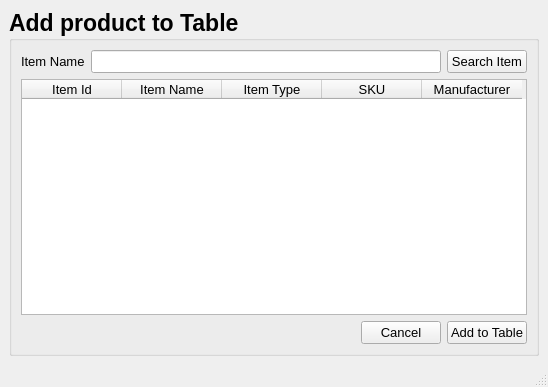
<?xml version="1.0" encoding="UTF-8"?>
<ui version="4.0">
 <class>MainWindow</class>
 <widget class="QMainWindow" name="MainWindow">
  <property name="geometry">
   <rect>
    <x>0</x>
    <y>0</y>
    <width>548</width>
    <height>387</height>
   </rect>
  </property>
  <property name="windowTitle">
   <string>MainWindow</string>
  </property>
  <widget class="QWidget" name="centralwidget">
   <layout class="QGridLayout" name="gridLayout">
    <item row="0" column="0">
     <widget class="QGroupBox" name="groupBox">
      <property name="font">
       <font>
        <family>Arial</family>
        <pointsize>17</pointsize>
        <weight>75</weight>
        <bold>true</bold>
       </font>
      </property>
      <property name="title">
       <string>Add product to Table</string>
      </property>
      <layout class="QGridLayout" name="gridLayout_2" columnstretch="0,1,1,0,0">
       <item row="0" column="4">
        <widget class="QPushButton" name="searchItemBtn">
         <property name="font">
          <font>
           <pointsize>10</pointsize>
           <weight>50</weight>
           <bold>false</bold>
          </font>
         </property>
         <property name="text">
          <string>Search Item</string>
         </property>
        </widget>
       </item>
       <item row="0" column="0">
        <widget class="QLabel" name="label">
         <property name="font">
          <font>
           <pointsize>10</pointsize>
           <weight>50</weight>
           <bold>false</bold>
          </font>
         </property>
         <property name="text">
          <string>Item Name</string>
         </property>
        </widget>
       </item>
       <item row="2" column="0" colspan="3">
        <spacer name="horizontalSpacer">
         <property name="orientation">
          <enum>Qt::Horizontal</enum>
         </property>
         <property name="sizeHint" stdset="0">
          <size>
           <width>40</width>
           <height>20</height>
          </size>
         </property>
        </spacer>
       </item>
       <item row="1" column="0" colspan="5">
        <widget class="QTableWidget" name="itemListTable">
         <property name="font">
          <font>
           <pointsize>10</pointsize>
           <weight>50</weight>
           <bold>false</bold>
          </font>
         </property>
         <column>
          <property name="text">
           <string>Item Id</string>
          </property>
         </column>
         <column>
          <property name="text">
           <string>Item Name</string>
          </property>
         </column>
         <column>
          <property name="text">
           <string>Item Type</string>
          </property>
         </column>
         <column>
          <property name="text">
           <string>SKU</string>
          </property>
         </column>
         <column>
          <property name="text">
           <string>Manufacturer</string>
          </property>
         </column>
        </widget>
       </item>
       <item row="2" column="4">
        <widget class="QPushButton" name="AddToTableBtn">
         <property name="font">
          <font>
           <pointsize>10</pointsize>
           <weight>50</weight>
           <bold>false</bold>
          </font>
         </property>
         <property name="text">
          <string>Add to Table</string>
         </property>
        </widget>
       </item>
       <item row="2" column="3">
        <widget class="QPushButton" name="itemSearchCancel">
         <property name="font">
          <font>
           <pointsize>10</pointsize>
           <weight>50</weight>
           <bold>false</bold>
          </font>
         </property>
         <property name="text">
          <string>Cancel</string>
         </property>
        </widget>
       </item>
       <item row="0" column="1" colspan="3">
        <widget class="QLineEdit" name="searchItemEdit">
         <property name="font">
          <font>
           <pointsize>10</pointsize>
           <weight>50</weight>
           <bold>false</bold>
          </font>
         </property>
        </widget>
       </item>
      </layout>
     </widget>
    </item>
   </layout>
  </widget>
  <widget class="QStatusBar" name="statusbar"/>
 </widget>
 <resources/>
 <connections/>
</ui>
